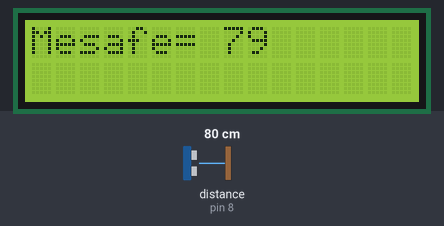
The sketch below on a simulated Arduino Uno, built with avr-gcc and run on an emulated ATmega328P. On the bench: 16×2 character LCD. Wiring (inferred from the names in the program): ultrasonic range finder: trigger pin 9; echo pin 8. The test bench sets the inputs (shaded band); at power-on: distance to the obstacle (sensor on pin 8) 80 cm. The echo pulse lasts 58.3 µs per cm.

Above: at 1.2 s.
1.3 s: distance to the obstacle (sensor on pin 8) set to 2 cm
At 1.9 s:
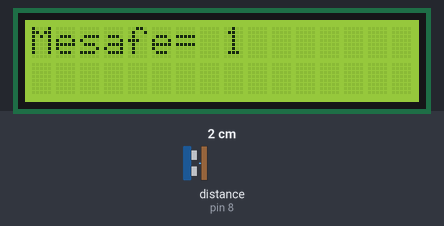
4.3 s: distance to the obstacle (sensor on pin 8) set to 4 cm
At 5.0 s:
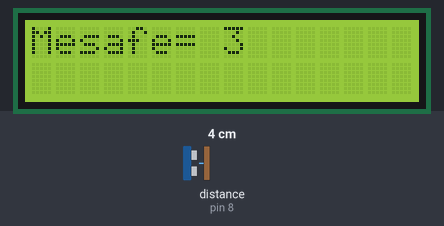
6.1 s: distance to the obstacle (sensor on pin 8) set to 9 cm
At 6.5 s:
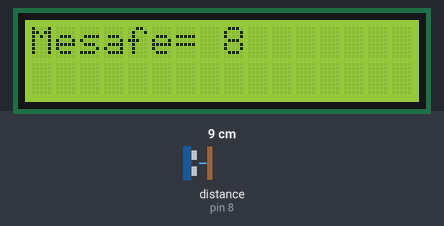
Timing chart, 0 to 9.1 s (numbered marks = the images above; inputs shaded):
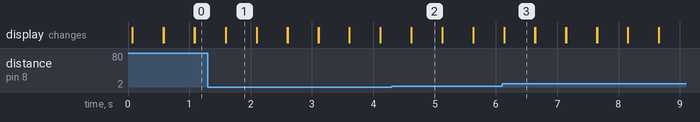

The sketch:

index.ino
```cpp
#include <LiquidCrystal.h>
LiquidCrystal lcd(12,11,5,4,3,2);
int echopin=8;
int trigpin=9;
long sure=0,mesafe=0;
void setup() {
 lcd.begin(16,2);
 pinMode(echopin,INPUT);
pinMode(trigpin,OUTPUT);
}
void loop() {
 lcd.clear();
 digitalWrite(trigpin,LOW);
delayMicroseconds(2);
digitalWrite(trigpin,HIGH);
delayMicroseconds(10);
digitalWrite(trigpin,LOW);
sure=pulseIn(echopin,HIGH);
mesafe=(sure/2)/29.1;
lcd.setCursor(0,0);
lcd.print("Mesafe= ");
lcd.setCursor(8,0);
lcd.print(mesafe);
delay(500);
}
```

Measured:
- after the input at 1.3 s, the display: first differs from a run without the input after 0.29 s (image 1)
- after the input at 4.3 s, the display: first differs from a run without the input after 0.32 s (image 2)
- after the input at 6.1 s, the display: first differs from a run without the input at once (image 3)
- what the display in image 1 shows lasts 0.5 s, from 1.6 s to 2.1 s
